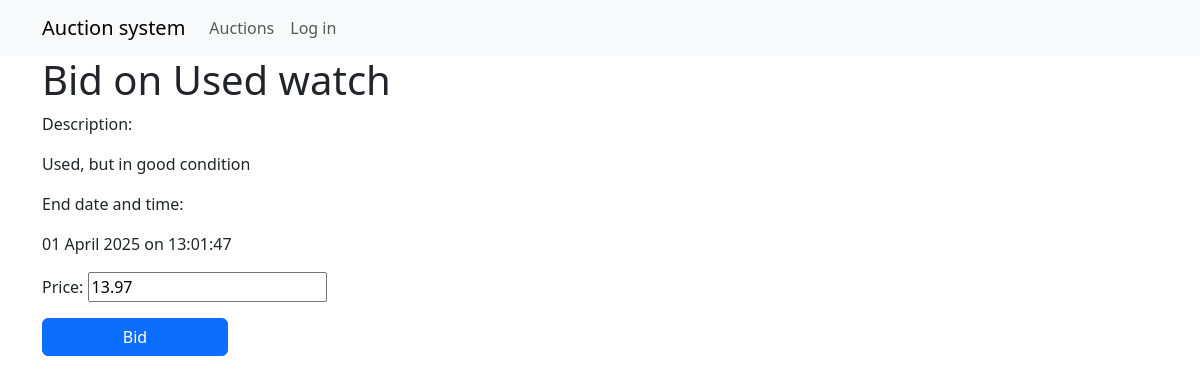
/bid/9/, run on the app's committed database.
### bids/models.py (models this page shows, shortened)
class Auction(models.Model):
    user = models.ForeignKey(User, on_delete=models.CASCADE, null=True)
    name = models.CharField(max_length=255)
    description = models.TextField()
    start_price = models.DecimalField(decimal_places=2, max_digits=10)
    end_time = models.DateTimeField()
    def is_active(self):
        return self.end_time > timezone.now()
    def current_price(self):
        last_bid = Bid.objects.filter(auction=self).order_by('-created_at').first()
        return last_bid.price if last_bid is not None else self.start_price

### bids/views.py (the view, shortened to what this page needs)
# urls.py: path('bid/<int:pk>/', BidCreateView.as_view(), name='bid_create'),
class BidCreateView(CreateView):
    model = Bid
    form_class = BidForm
    template_name = 'bid.html'
    def get_context_data(self, **kwargs):
        context = super().get_context_data(**kwargs)
        context['auction'] = Auction.objects.get(pk=self.kwargs['pk'])
        return context
    def get_initial(self):
        auction = Auction.objects.get(pk=self.kwargs['pk'])
        return {
            'auction': self.kwargs['pk'],
            'price': round(float(auction.current_price()) + 0.01, 2),
        }

### bids/forms.py
class BidForm(forms.ModelForm):
    class Meta:
        model = Bid
        fields = '__all__'
        exclude = ('user', 'auction', 'created_at')

### templates/bid.html (shortened to what this page needs)
{% extends 'base.html' %}
{% block inpage_title %}Bid on {{ auction.name }}{% endblock %}
{% block content %}
    <p>Description:</p>
    <p>{{ auction.description }}</p>
    <p>End date and time:</p>
    <p>{{ auction.end_time|date:"d N Y" }} on {{ auction.end_time|date:"H:i:s" }}</p>
    {% if auction.is_active %}
        <form method="post">
            {{ form.as_p }}
            <button type="submit" name="submit" class="btn btn-primary col-2">Bid</button>
        </form>
    {% endif %}
{% endblock %}

### data on the page
Auction: name "Used watch", description "Used, but in good condition", end_time "01 April 2025", end_time "13:01:47"
